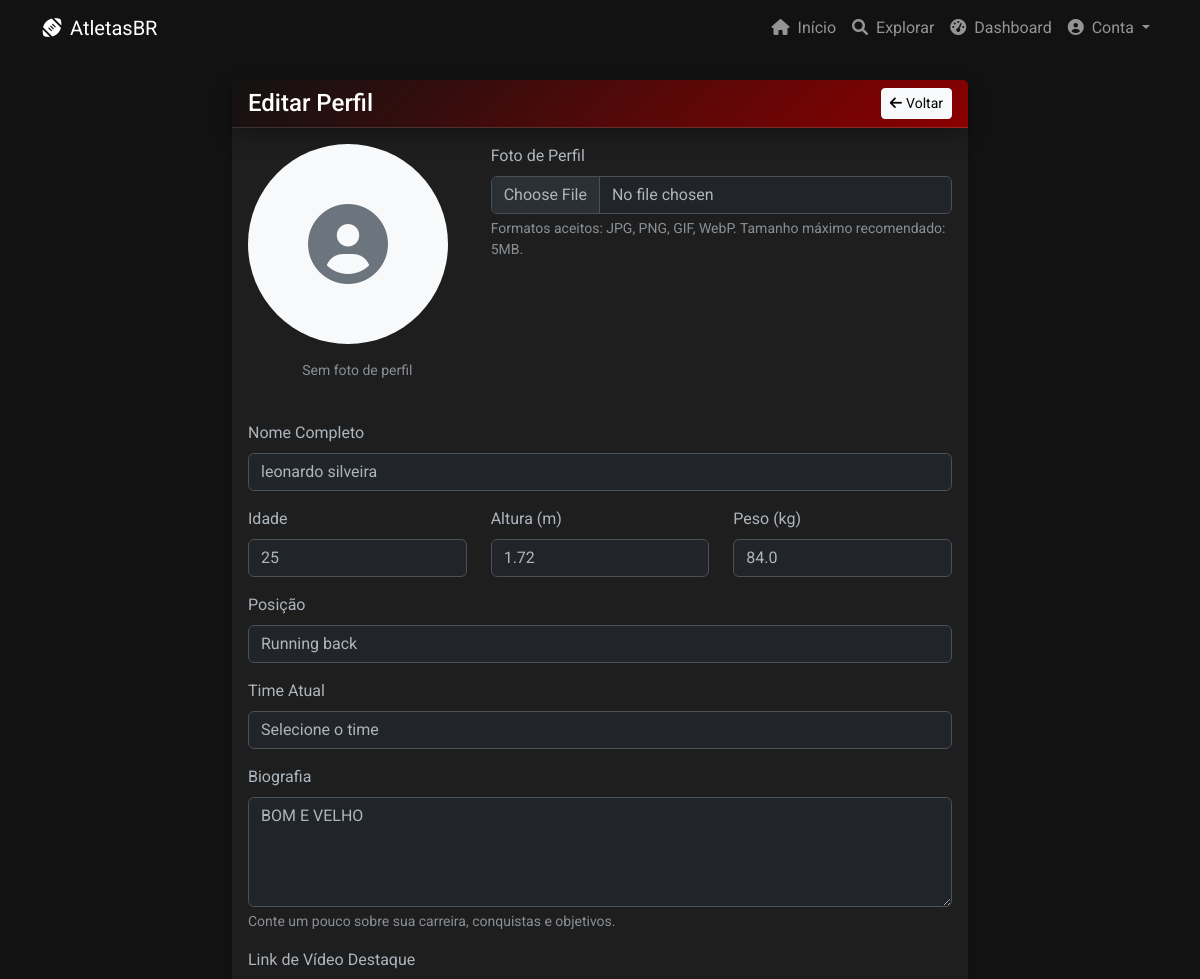
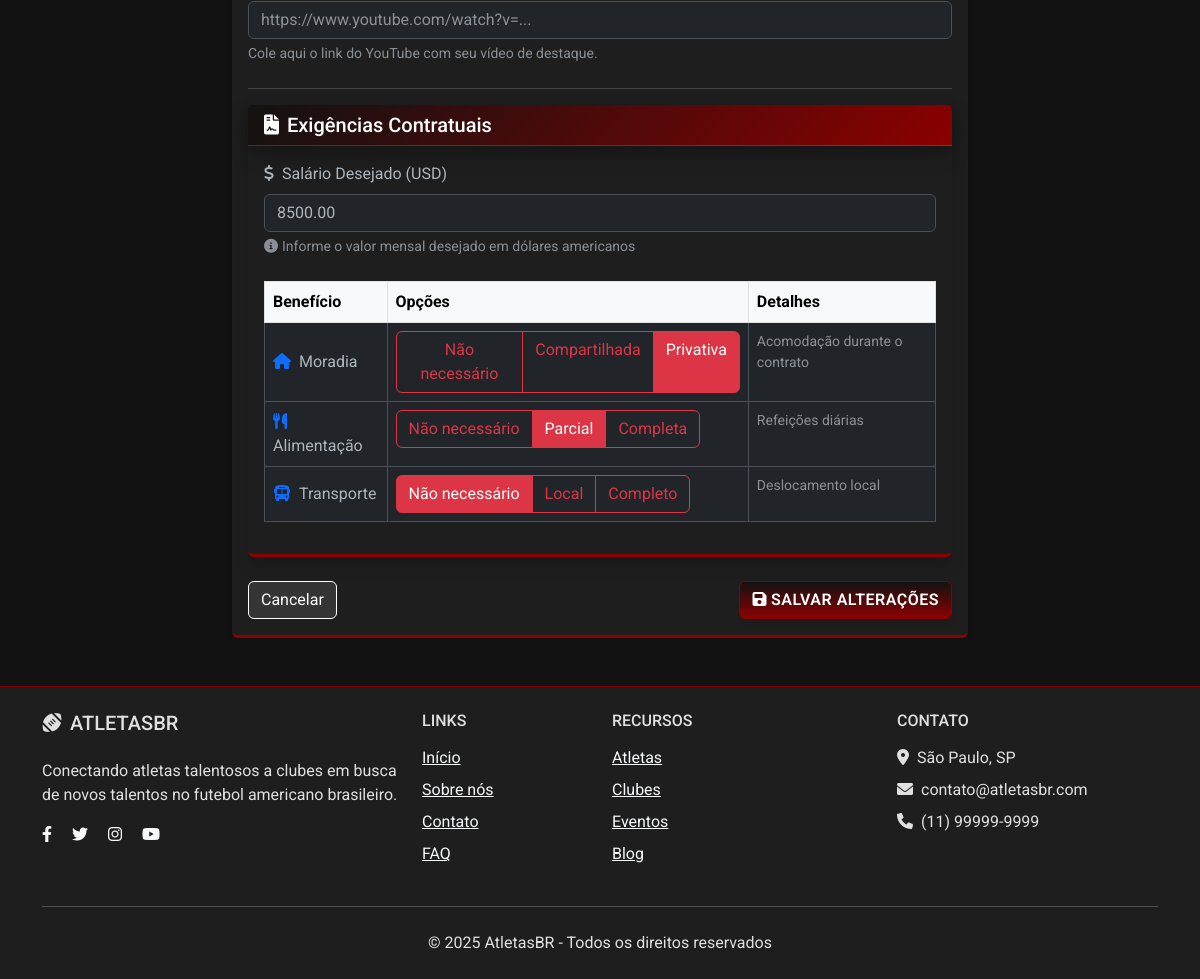
Screenshot of /edit-profile/ (signed in) with the database file from the repository (2 pictures, top to bottom).
### core/models.py (models this page shows, shortened)
class AthleteProfile(models.Model):
    HOUSING_CHOICES = [
        ('none', 'Não necessário'),
        ('shared', 'Compartilhada'),
        ('private', 'Privativa'),
    ]
    FOOD_CHOICES = [
        ('none', 'Não necessário'),
        ('partial', 'Parcial'),
        ('full', 'Completa'),
    ]
    TRANSPORT_CHOICES = [
        ('none', 'Não necessário'),
        ('local', 'Local'),
        ('full', 'Completo'),
    ]
    user = models.OneToOneField(User, on_delete=models.CASCADE)
    full_name = models.CharField(max_length=100, blank=True, default='')
    position = models.CharField(max_length=50, blank=True, default='')
    height = models.FloatField(help_text="Em metros", null=True, blank=True, default=None)
    weight = models.FloatField(help_text="Em kg", null=True, blank=True, default=None)
    age = models.PositiveIntegerField(null=True, blank=True, default=None)
    bio = models.TextField(blank=True, default='')
    video_link = models.URLField(blank=True, default='')
    photo = models.ImageField(upload_to='athletes/', blank=True)
    desired_salary = models.DecimalField(
        max_digits=10, decimal_places=2,
        null=True, blank=True,
        verbose_name="Salário Desejado (USD)"
    )
    needs_housing = models.CharField(
        max_length=10,
        choices=HOUSING_CHOICES,
        default='none',
        verbose_name="Moradia"
    )
    needs_food = models.CharField(
        max_length=10,
        choices=FOOD_CHOICES,
        default='none',
        verbose_name="Alimentação"
    )
    needs_transport = models.CharField(
        max_length=10,
        choices=TRANSPORT_CHOICES,
        default='none',
        verbose_name="Transporte"
    )

### core/views.py (the view)
# urls.py: path('edit-profile/', views.edit_profile, name='edit_profile'),
@login_required
def edit_profile(request):
    profile, created = AthleteProfile.objects.get_or_create(user=request.user)
    if request.method == 'POST':
        form = AthleteProfileForm(request.POST, request.FILES, instance=profile)
        if form.is_valid():
            form.save()
            messages.success(request, 'Perfil atualizado com sucesso!')
            return redirect('dashboard')
        else:
            messages.error(request, 'Erro ao atualizar perfil. Por favor, verifique os campos.')
    else:
        form = AthleteProfileForm(instance=profile)
    return render(request, 'core/edit_profile.html', {'form': form, 'profile': profile})

### core/templates/core/edit_profile.html (shortened to what this page needs)
{% extends "base.html" %}
{% load static %}
{% block content %}
<div class="container mt-4">
  <div class="row justify-content-center">
    <div class="col-md-8">
      <div class="card shadow-sm">
        <div class="card-header red-gradient text-white d-flex justify-content-between align-items-center">
          <h4 class="mb-0">Editar Perfil</h4>
          <a href="{% url 'dashboard' %}" class="btn btn-light btn-sm">
            <i class="fas fa-arrow-left me-1"></i>Voltar
          </a>
        </div>
        <div class="card-body">
          <form method="post" enctype="multipart/form-data" novalidate>
<div class="row mb-4">
  <div class="col-md-4 text-center">
    {% if profile.photo %}
      <img src="{{ profile.photo.url }}"
           class="img-fluid rounded-circle border border-light shadow-sm mb-3"
           alt="{{ profile.full_name }}"
           style="width: 200px; height: 200px; object-fit: cover;">
      <p class="small text-muted">Foto atual</p>
    {% else %}
      <div class="bg-light rounded-circle d-flex align-items-center justify-content-center mb-3"
           style="width: 200px; height: 200px;">
        <i class="fas fa-user-circle fa-5x text-secondary"></i>
      </div>
      <p class="small text-muted">Sem foto de perfil</p>
    {% endif %}
  </div>
  <div class="col-md-8">
    <label for="{{ form.photo.id_for_label }}" class="form-label">Foto de Perfil</label>
    {{ form.photo }}
    <div class="form-text small text-muted">
      Formatos aceitos: JPG, PNG, GIF, WebP. Tamanho máximo recomendado: 5MB.
    </div>
  </div>
</div>
<div class="mb-3">
  <label for="{{ form.full_name.id_for_label }}" class="form-label">Nome Completo</label>
  {{ form.full_name }}
</div>
<div class="row">
  <div class="col-md-4 mb-3">
    <label for="{{ form.age.id_for_label }}" class="form-label">Idade</label>
    {{ form.age }}
  </div>
  <div class="col-md-4 mb-3">
    <label for="{{ form.height.id_for_label }}" class="form-label">Altura (m)</label>
    {{ form.height }}
  </div>
  <div class="col-md-4 mb-3">
    <label for="{{ form.weight.id_for_label }}" class="form-label">Peso (kg)</label>
    {{ form.weight }}
  </div>
</div>
<div class="mb-3">
  <label for="{{ form.position.id_for_label }}" class="form-label">Posição</label>
  {{ form.position }}
</div>
<div class="mb-3">
  <label for="{{ form.team.id_for_label }}" class="form-label">Time Atual</label>
  {{ form.team }}
</div>
            <div class="mb-3">
              <label for="{{ form.bio.id_for_label }}" class="form-label">Biografia</label>
              {{ form.bio }}
              <div class="form-text small text-muted">Conte um pouco sobre sua carreira, conquistas e objetivos.</div>
            </div>
            <div class="mb-4">
              <label for="{{ form.video_link.id_for_label }}" class="form-label">Link de Vídeo Destaque</label>
              {{ form.video_link }}
              <div class="form-text small text-muted">Cole aqui o link do YouTube com seu vídeo de destaque.</div>
            </div>
            <hr>
            <div class="card mb-4">
              <div class="card-header red-gradient text-white">
                <h5 class="mb-0">
                  <i class="fas fa-file-contract me-2"></i>Exigências Contratuais
                </h5>
              </div>
              <div class="card-body">
                <div class="mb-4">
                  <label for="{{ form.desired_salary.id_for_label }}" class="form-label">
                    <i class="fas fa-dollar-sign me-2"></i>Salário Desejado (USD)
                  </label>
                  {{ form.desired_salary }}
                  <div class="form-text text-muted">
                    <i class="fas fa-info-circle me-1"></i>Informe o valor mensal desejado em dólares americanos
                  </div>
                </div>
                <div class="table-responsive">
                  <table class="table table-bordered">
                    <thead class="table-light">
                      <tr>
                        <th>Benefício</th>
                        <th>Opções</th>
                        <th>Detalhes</th>
                      </tr>
                    </thead>
                    <tbody>
                      <tr>
                        <td class="align-middle">
                          <i class="fas fa-home text-primary me-2"></i>Moradia
                        </td>
                        <td>
                          <div class="btn-group" role="group">
                            {% for value, label in form.needs_housing.field.choices %}
                              <label class="btn btn-outline-danger" for="housing_{{ value }}">
                                {{ label }}
                              </label>
                            {% endfor %}
                          </div>
                        </td>
                        <td class="text-muted small">Acomodação durante o contrato</td>
                      </tr>
                      <tr>
                        <td class="align-middle">
                          <i class="fas fa-utensils text-primary me-2"></i>Alimentação
                        </td>
                        <td>
                          <div class="btn-group" role="group">
                            {% for value, label in form.needs_food.field.choices %}
                              <label class="btn btn-outline-danger" for="food_{{ value }}">
                                {{ label }}
                              </label>
                            {% endfor %}
                          </div>
                        </td>
                        <td class="text-muted small">Refeições diárias</td>
                      </tr>
                      <tr>
                        <td class="align-middle">
                          <i class="fas fa-bus text-primary me-2"></i>Transporte
                        </td>
                        <td>
                          <div class="btn-group" role="group">
                            {% for value, label in form.needs_transport.field.choices %}
                              <label class="btn btn-outline-danger" for="transport_{{ value }}">
                                {{ label }}
                              </label>
                            {% endfor %}
                          </div>
                        </td>
                        <td class="text-muted small">Deslocamento local</td>
                      </tr>
                    </tbody>
                  </table>
                </div>
              </div>
            </div>
            <div class="d-flex justify-content-between mt-4">
              <a href="{% url 'dashboard' %}" class="btn btn-outline-secondary">Cancelar</a>
              <button type="submit" class="btn btn-primary">
                <i class="fas fa-save me-1"></i>Salvar Alterações
              </button>
            </div>
          </form>
        </div>
      </div>
    </div>
  </div>
</div>
{% endblock %}

### core/static/core/css/theme.css (style rules this page uses)
:root { --primary-red: #e60000; --dark-red: #8B0000; --black: #121212; --dark-gray: #1e1e1e; --light-gray: #e0e0e0; --red-accent: #ff3333; --red-gradient-start: var(--black); --red-gradient-end: var(--dark-red); --dark-gradient-start: #1e1e1e; --dark-gradient-end: #121212; --light-accent: #f5f5f5; --text-shadow: rgba(0, 0, 0, 0.5); }
body { background-color: var(--black); color: var(--light-gray); font-family: 'Roboto', sans-serif; }
.red-gradient { background: linear-gradient(135deg, var(--red-gradient-start) 0%, var(--red-gradient-end) 100%); color: white !important; border-radius: 10px; box-shadow: 0 8px 20px rgba(0, 0, 0, 0.3); }
.btn-primary { background: linear-gradient(to bottom, var(--black), var(--dark-red)); border-color: var(--dark-red); box-shadow: 0 4px 6px rgba(0, 0, 0, 0.1); transition: all 0.3s ease; text-transform: uppercase; font-weight: 600; letter-spacing: 0.5px; color: white; }
.btn-outline-secondary { color: white; border-color: white; background-color: rgba(255, 255, 255, 0.1); transition: all 0.3s ease; }
.card { background-color: var(--dark-gray); border: none; border-bottom: 3px solid var(--dark-red); box-shadow: 0 8px 16px rgba(0, 0, 0, 0.2); }

### rows the page displays
AthleteProfile: full_name "leonardo silveira", age "25", height "1.72", weight "84.0", position "Running back", bio "BOM E VELHO", desired_salary "8500.00"

### other values shown
{{ label }} "Não necessário" "Compartilhada" "Privativa"
{{ label }} "Não necessário" "Parcial" "Completa"
{{ label }} "Não necessário" "Local" "Completo"
